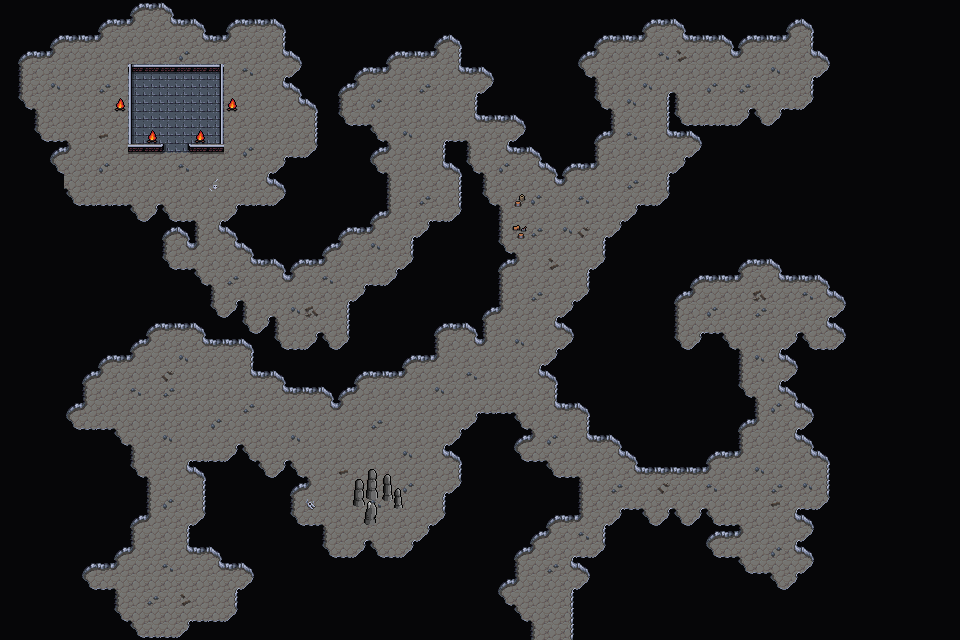

This is a level from a 2D game, rendered from its Tiled map with the project's own tilesets. A one-line summary and the map file follow, with tile-layer data summarised:
An orthogonal 60x40 tile map with 16x16 px tiles, 4 tile layers (Background, Background Tint, Walls, Clutter), 3 tilesets and 18 objects.

<map version="1.10" tiledversion="1.10.1" orientation="orthogonal" renderorder="right-down" width="60" height="40" tilewidth="16" tileheight="16" infinite="0" nextlayerid="8" nextobjectid="92">
 <editorsettings>
  <export target="wastetown..tmx" format="tmx" />
 </editorsettings>
 <tileset firstgid="1" source="../../tileset/main.tsx" />
 <tileset firstgid="10113" source="../../tileset/buildings.tsx" />
 <tileset firstgid="11905" source="../../tileset/dungeon/dungeon_bis.tsx" />
 <layer id="1" name="Background" width="60" height="40">
  <data>[2400 cells, 2400 non-empty, 1 distinct tile ids]</data>
 </layer>
 <layer id="6" name="Background Tint" width="60" height="40" opacity="0.75">
  <data>[2400 cells, 2400 non-empty, 1 distinct tile ids]</data>
 </layer>
 <layer id="2" name="Walls" width="60" height="40">
  <data>[2400 cells, 1870 non-empty, 39 distinct tile ids]</data>
 </layer>
 <layer id="3" name="Clutter" width="60" height="40">
  <properties>
   <property name="spriteLayer" type="bool" value="true" />
  </properties>
  <data>[2400 cells, 113 non-empty, 22 distinct tile ids]</data>
 </layer>
 <objectgroup id="4" name="Objects">
  <object id="66" template="../../obj/door_up.tx" x="543" y="638">
   <properties>
    <property name="teleport" value="../common/maps/map/cave/cave_kobold.tmx" />
    <property name="teleportObjectId" value="67" />
   </properties>
  </object>
  <object id="75" template="../../obj/treasure.tx" x="187.5" y="91.75" />
  <object id="76" template="../../obj/treasure.tx" x="148.5" y="92" />
  <object id="77" template="../../obj/gold.tx" x="168.5" y="90.25" />
  <object id="78" template="../../obj/enemy.tx" x="169.135" y="119.291">
   <properties>
    <property name="effect" value="{ &quot;startBattleWithCard&quot;: [ &quot;Kobold Taskmaster|LEG|1&quot; ] }" />
    <property name="enemy" value="Kobold Dragoncaller" />
    <property name="threatRange" type="int" value="100" />
   </properties>
  </object>
  <object id="79" template="../../obj/enemy.tx" x="199.5" y="234">
   <properties>
    <property name="enemy" value="Kobold Shaman" />
   </properties>
  </object>
  <object id="80" template="../../obj/enemy.tx" x="442.2" y="409.647">
   <properties>
    <property name="enemy" value="Kobold Shaman" />
    <property name="threatRange" type="int" value="50" />
    <property name="waypoints" value="88,89,88,90,91,90,88" />
   </properties>
  </object>
  <object id="81" template="../../obj/manashards.tx" x="758.726" y="85.5031" />
  <object id="82" template="../../obj/manashards.tx" x="753.877" y="302.292" />
  <object id="83" template="../../obj/manashards.tx" x="159.613" y="612.584" />
  <object id="84" template="../../obj/gold.tx" x="441.508" y="77.1917" />
  <object id="85" template="../../obj/gold.tx" x="793.356" y="321.685" />
  <object id="86" template="../../obj/gold.tx" x="642.366" y="197.707" />
  <object id="87" template="../../obj/enemy.tx" x="758.726" y="326.533">
   <properties>
    <property name="enemy" value="Kobold Shaman" />
   </properties>
  </object>
  <object id="88" template="../../obj/waypoint.tx" x="502.458" y="372.246" />
  <object id="89" template="../../obj/waypoint.tx" x="592.498" y="206.711" />
  <object id="90" template="../../obj/waypoint.tx" x="369.476" y="447.741" />
  <object id="91" template="../../obj/waypoint.tx" x="151.302" y="410.34" />
 </objectgroup>
</map>
